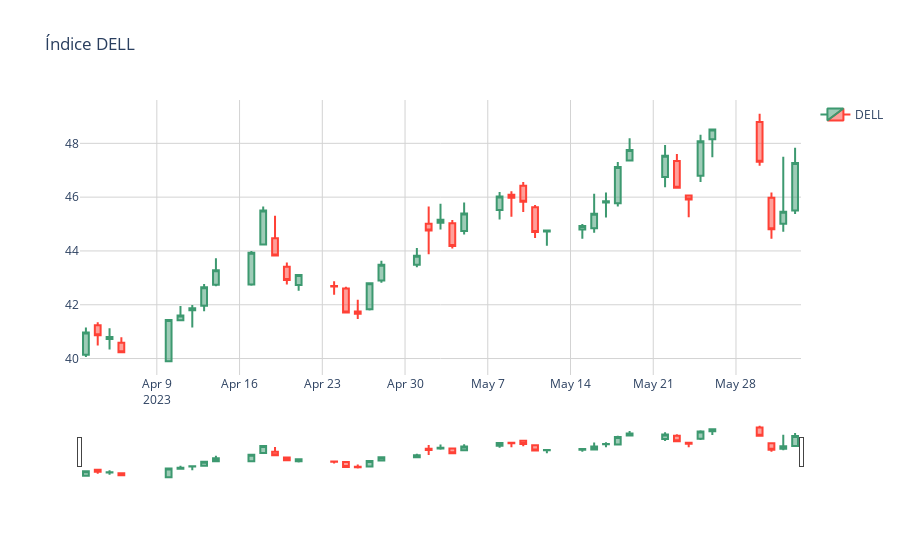

The notebook cell this image was saved under:
### Markdown cell above
#### 3. Gráfico de *candlestick*
1. Selecione o período dos últimos 60 dias (corridos) para um dos ativos da sua base
2. Monte um gráfico de *candlestick* para esses dados.

### Code cell
gerar_candlestick(data_frame = df, 
                  nome_ativo = 'DELL', 
                  qtde_dias = 60)
